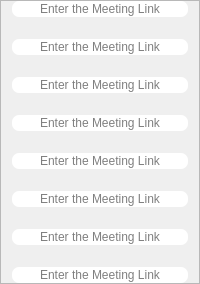
                <widget class="QFrame" name="frame_6">
                 <property name="sizePolicy">
                  <sizepolicy hsizetype="Maximum" vsizetype="Preferred">
                   <horstretch>0</horstretch>
                   <verstretch>0</verstretch>
                  </sizepolicy>
                 </property>
                 <property name="maximumSize">
                  <size>
                   <width>600</width>
                   <height>16777215</height>
                  </size>
                 </property>
                 <property name="styleSheet">
                  <string notr="true">border-image:None;</string>
                 </property>
                 <property name="frameShape">
                  <enum>QFrame::StyledPanel</enum>
                 </property>
                 <property name="frameShadow">
                  <enum>QFrame::Raised</enum>
                 </property>
                 <layout class="QGridLayout" name="gridLayout_3">
                  <property name="topMargin">
                   <number>0</number>
                  </property>
                  <property name="bottomMargin">
                   <number>0</number>
                  </property>
                  <property name="verticalSpacing">
                   <number>22</number>
                  </property>
                  <item row="0" column="0">
                   <widget class="QLineEdit" name="Subject_Link_1">
                    <property name="sizePolicy">
                     <sizepolicy hsizetype="Expanding" vsizetype="Expanding">
                      <horstretch>0</horstretch>
                      <verstretch>0</verstretch>
                     </sizepolicy>
                    </property>
                    <property name="font">
                     <font>
                      <pointsize>9</pointsize>
                     </font>
                    </property>
                    <property name="styleSheet">
                     <string notr="true">QLineEdit{
	background-color: rgb(255, 255, 255);
border-radius:7px;
text-align:centre;
}

QLineEdit:hover{
	background-color: rgb(255, 216, 76);

}
</string>
                    </property>
                    <property name="echoMode">
                     <enum>QLineEdit::Normal</enum>
                    </property>
                    <property name="alignment">
                     <set>Qt::AlignCenter</set>
                    </property>
                    <property name="placeholderText">
                     <string>Enter the Meeting Link</string>
                    </property>
                   </widget>
                  </item>
                  <item row="1" column="0">
                   <widget class="QLineEdit" name="Subject_Link_2">
                    <property name="sizePolicy">
                     <sizepolicy hsizetype="Expanding" vsizetype="Expanding">
                      <horstretch>0</horstretch>
                      <verstretch>0</verstretch>
                     </sizepolicy>
                    </property>
                    <property name="font">
                     <font>
                      <pointsize>9</pointsize>
                     </font>
                    </property>
                    <property name="styleSheet">
                     <string notr="true">QLineEdit{
	background-color: rgb(255, 255, 255);
border-radius:7px;
text-align:centre;
}

QLineEdit:hover{
	background-color: rgb(255, 216, 76);

}
</string>
                    </property>
                    <property name="echoMode">
                     <enum>QLineEdit::Normal</enum>
                    </property>
                    <property name="alignment">
                     <set>Qt::AlignCenter</set>
                    </property>
                    <property name="placeholderText">
                     <string>Enter the Meeting Link</string>
                    </property>
                   </widget>
                  </item>
                  <item row="2" column="0">
                   <widget class="QLineEdit" name="Subject_Link_3">
                    <property name="sizePolicy">
                     <sizepolicy hsizetype="Expanding" vsizetype="Expanding">
                      <horstretch>0</horstretch>
                      <verstretch>0</verstretch>
                     </sizepolicy>
                    </property>
                    <property name="font">
                     <font>
                      <pointsize>9</pointsize>
                     </font>
                    </property>
                    <property name="styleSheet">
                     <string notr="true">QLineEdit{
	background-color: rgb(255, 255, 255);
border-radius:7px;
text-align:centre;
}

QLineEdit:hover{
	background-color: rgb(255, 216, 76);

}
</string>
                    </property>
                    <property name="echoMode">
                     <enum>QLineEdit::Normal</enum>
                    </property>
                    <property name="alignment">
                     <set>Qt::AlignCenter</set>
                    </property>
                    <property name="placeholderText">
                     <string>Enter the Meeting Link</string>
                    </property>
                   </widget>
                  </item>
                  <item row="3" column="0">
                   <widget class="QLineEdit" name="Subject_Link_4">
                    <property name="sizePolicy">
                     <sizepolicy hsizetype="Expanding" vsizetype="Expanding">
                      <horstretch>0</horstretch>
                      <verstretch>0</verstretch>
                     </sizepolicy>
                    </property>
                    <property name="font">
                     <font>
                      <pointsize>9</pointsize>
                     </font>
                    </property>
                    <property name="styleSheet">
                     <string notr="true">QLineEdit{
	background-color: rgb(255, 255, 255);
border-radius:7px;
text-align:centre;
}

QLineEdit:hover{
	background-color: rgb(255, 216, 76);

}
</string>
                    </property>
                    <property name="echoMode">
                     <enum>QLineEdit::Normal</enum>
                    </property>
                    <property name="alignment">
                     <set>Qt::AlignCenter</set>
                    </property>
                    <property name="placeholderText">
                     <string>Enter the Meeting Link</string>
                    </property>
                   </widget>
                  </item>
                  <item row="4" column="0">
                   <widget class="QLineEdit" name="Subject_Link_5">
                    <property name="sizePolicy">
                     <sizepolicy hsizetype="Expanding" vsizetype="Expanding">
                      <horstretch>0</horstretch>
                      <verstretch>0</verstretch>
                     </sizepolicy>
                    </property>
                    <property name="font">
                     <font>
                      <pointsize>9</pointsize>
                     </font>
                    </property>
                    <property name="styleSheet">
                     <string notr="true">QLineEdit{
	background-color: rgb(255, 255, 255);
border-radius:7px;
text-align:centre;
}

QLineEdit:hover{
	background-color: rgb(255, 216, 76);

}
</string>
                    </property>
                    <property name="echoMode">
                     <enum>QLineEdit::Normal</enum>
                    </property>
                    <property name="alignment">
                     <set>Qt::AlignCenter</set>
                    </property>
                    <property name="placeholderText">
                     <string>Enter the Meeting Link</string>
                    </property>
                   </widget>
                  </item>
                  <item row="5" column="0">
                   <widget class="QLineEdit" name="Subject_Link_6">
                    <property name="sizePolicy">
                     <sizepolicy hsizetype="Expanding" vsizetype="Expanding">
                      <horstretch>0</horstretch>
                      <verstretch>0</verstretch>
                     </sizepolicy>
                    </property>
                    <property name="font">
                     <font>
                      <pointsize>9</pointsize>
                     </font>
                    </property>
                    <property name="styleSheet">
                     <string notr="true">QLineEdit{
	background-color: rgb(255, 255, 255);
border-radius:7px;
text-align:centre;
}

QLineEdit:hover{
	background-color: rgb(255, 216, 76);

}
</string>
                    </property>
                    <property name="echoMode">
                     <enum>QLineEdit::Normal</enum>
                    </property>
                    <property name="alignment">
                     <set>Qt::AlignCenter</set>
                    </property>
                    <property name="placeholderText">
                     <string>Enter the Meeting Link</string>
                    </property>
                   </widget>
                  </item>
                  <item row="6" column="0">
                   <widget class="QLineEdit" name="Subject_Link_7">
                    <property name="sizePolicy">
                     <sizepolicy hsizetype="Expanding" vsizetype="Expanding">
                      <horstretch>0</horstretch>
                      <verstretch>0</verstretch>
                     </sizepolicy>
                    </property>
                    <property name="font">
                     <font>
                      <pointsize>9</pointsize>
                     </font>
                    </property>
                    <property name="styleSheet">
                     <string notr="true">QLineEdit{
	background-color: rgb(255, 255, 255);
border-radius:7px;
text-align:centre;
}

QLineEdit:hover{
	background-color: rgb(255, 216, 76);

}
</string>
                    </property>
                    <property name="echoMode">
                     <enum>QLineEdit::Normal</enum>
                    </property>
                    <property name="alignment">
                     <set>Qt::AlignCenter</set>
                    </property>
                    <property name="placeholderText">
                     <string>Enter the Meeting Link</string>
                    </property>
                   </widget>
                  </item>
                  <item row="7" column="0">
                   <widget class="QLineEdit" name="Subject_Link_8">
                    <property name="sizePolicy">
                     <sizepolicy hsizetype="Expanding" vsizetype="Expanding">
                      <horstretch>0</horstretch>
                      <verstretch>0</verstretch>
                     </sizepolicy>
                    </property>
                    <property name="font">
                     <font>
                      <pointsize>9</pointsize>
                     </font>
                    </property>
                    <property name="styleSheet">
                     <string notr="true">QLineEdit{
	background-color: rgb(255, 255, 255);
border-radius:7px;
text-align:centre;
}

QLineEdit:hover{
	background-color: rgb(255, 216, 76);

}
</string>
                    </property>
                    <property name="echoMode">
                     <enum>QLineEdit::Normal</enum>
                    </property>
                    <property name="alignment">
                     <set>Qt::AlignCenter</set>
                    </property>
                    <property name="placeholderText">
                     <string>Enter the Meeting Link</string>
                    </property>
                   </widget>
                  </item>
                 </layout>
                </widget>
